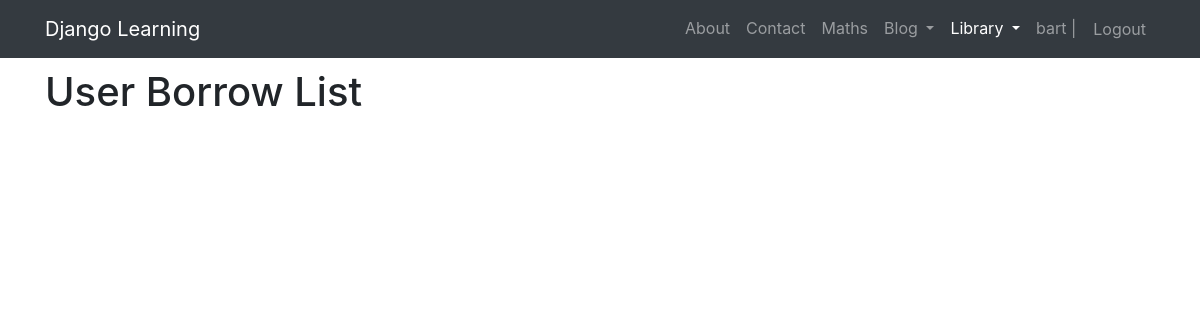
/books/borrowed-list/ (signed in), run on an earlier commit of the app's database.
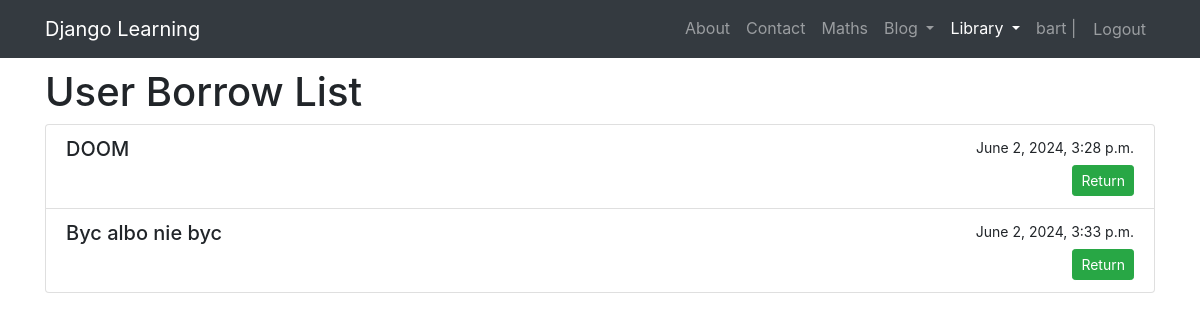
And on a later commit of the database.
### books/models.py (models this page shows, shortened)
class Borrow(models.Model):
    book = models.ForeignKey('Book', on_delete=models.CASCADE)
    user = models.ForeignKey(User, on_delete=models.CASCADE)
    borrow_date = models.DateTimeField(default=timezone.now)
    is_returned = models.BooleanField(default=False)
    return_date = models.DateTimeField(null=True,blank=True)

class Book(models.Model):
    title = models.CharField(max_length=150, null=False)
    description = models.TextField(null=False)
    image = models.ImageField(upload_to='books/photos/%Y/%m/%d', null=True, blank=True, default=None)
    author = models.ForeignKey(
        'books.author',
        on_delete=models.CASCADE,
        null=False,
        blank=False
    )
    tags = models.ManyToManyField('books.Tag', related_name='books')

### books/views.py (the view, shortened to what this page needs)
# urls.py: path('borrowed-list/', BorrowedListView.as_view(), name='borrow_list')
class BorrowedListView(LoginRequiredMixin, ListView):
    model = Borrow
    template_name = 'user_borrow_list.html'
    context_object_name = 'borrows'
    def get_queryset(self):
        return Borrow.objects.filter(user=self.request.user, is_returned=False)

### books/templates/user_borrow_list.html (shortened to what this page needs)
{% extends "main.html" %}
{% load bootstrap4 %}
{% block content %}
<h1>User Borrow List</h1>
<div class="list-group">
  {% for borrow in borrows %}
  <div class="list-group-item">
    <div class="d-flex justify-content-between">
      <h5 class="mb-1">{{ borrow.book.title }}</h5>
      <small>{{ borrow.borrow_date }}</small>
    </div>
    {% if not borrow.is_returned %}
    <form method="POST" class="float-right">
      <button class="btn btn-success btn-sm">Return</button>
    </form>
    {% endif %}
  </div>
  {% endfor %}
</div>
{% endblock %}

What changed in the data, as far as the page shows it:
added Borrow: book "DOOM", borrow_date "June 2, 2024, 3:28 p.m."
added Borrow: book "Byc albo nie byc", borrow_date "June 2, 2024, 3:33 p.m."
